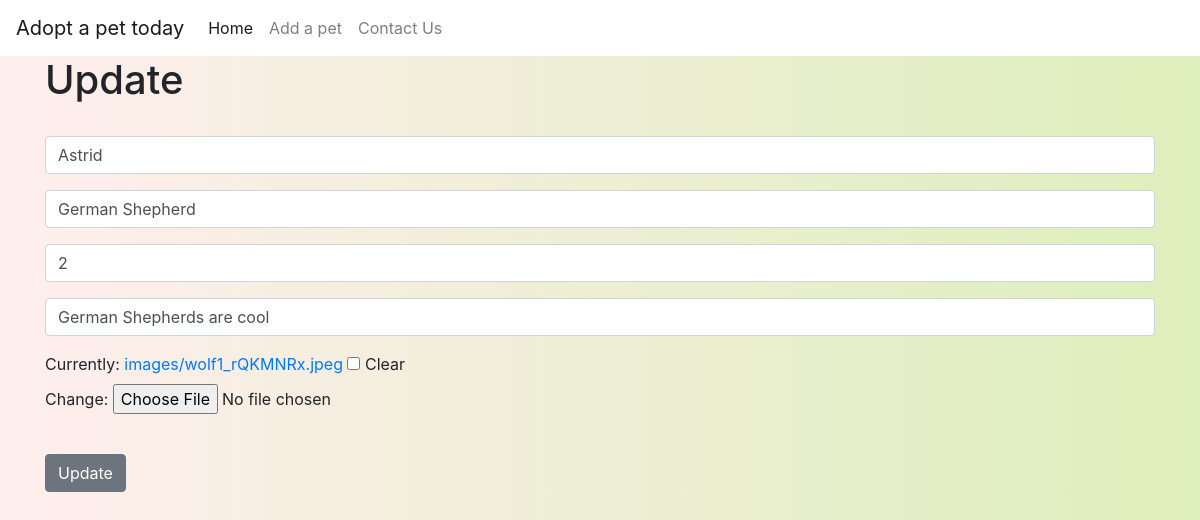
Page /update/4 on the committed database.
### pet/models.py (models this page shows, shortened)
class Pet(models.Model):
    name = models.CharField(max_length=200)
    breed = models.CharField(max_length=200, default="")
    age = models.IntegerField()
    description = models.CharField(max_length=400, default="")
    image = models.ImageField(upload_to='images/', blank = True, null = True)

### pet/views.py (the view)
# urls.py: path('update/<petid>', views.update, name='update'),
def update(request, petid):
    pet = Pet.objects.get(pk=petid)
    form = PetForm(request.POST or None, instance=pet)
    if form.is_valid():
        form.save()
        return redirect('show')
    return render(request, 'pet/update.html',{'pet': pet, 'form': form})

### pet/forms.py
class PetForm(ModelForm):
    class Meta:
        model = Pet
        fields = ('name','breed','age','description','image')
        labels = {
                'name':'',
                'breed':'',
                'age':'',
                'description':'',
                'image':'',
        }
        widgets = {
            'name': forms.TextInput(attrs={'class':'form-control','placeholder':'Name'}),
            'age':forms.TextInput(attrs={'class':'form-control','placeholder':'Age'}),
            'breed':forms.TextInput(attrs={'class':'form-control','placeholder':'Breed'}),
            'description':forms.TextInput(attrs={'class':'form-control','placeholder':'Description'}),
        }

### pet/templates/pet/update.html (shortened to what this page needs)
{% extends "pet/base.html" %} {% block content %}
<h1> Update </h1>
    <br />
    <form action="" method=POST>
        {{form.as_p}}
        <br/>
        <input type="submit" value = "Update" class="btn btn-secondary">
{% endblock %}

### pet/templates/pet/base.html (style rules this page uses)
body { background: linear-gradient(to right, #FFEEEE, #DDEFBB); }

### rows in the picture
Pet: name "Astrid", breed "German Shepherd", age "2", description "German Shepherds are cool"
